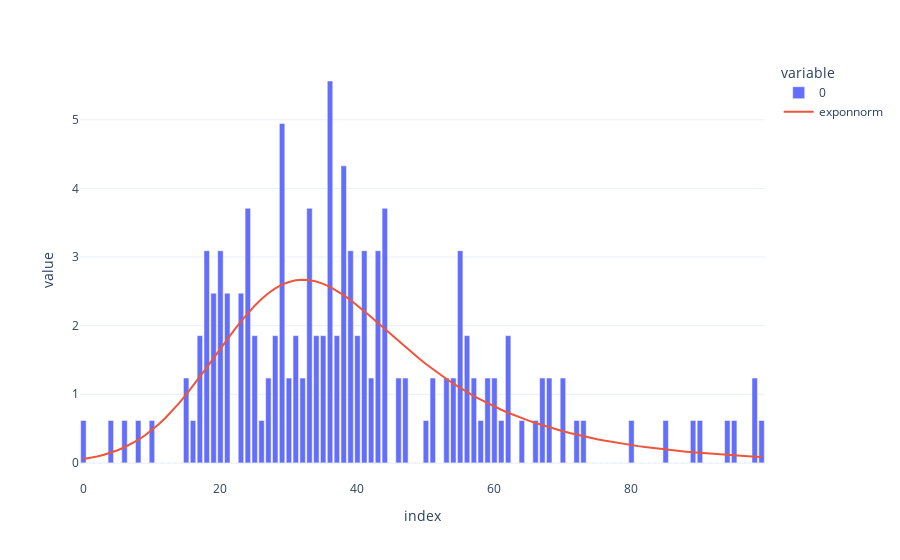

Notebook source saved alongside this figure:
### Code cell
#
name = list(f.get_best().keys())[0]
fig = px.bar(f.y)

fig.add_trace(
    go.Scatter(
        y=f.fitted_pdf[name],
        name=name
    )
)
fig.show()
